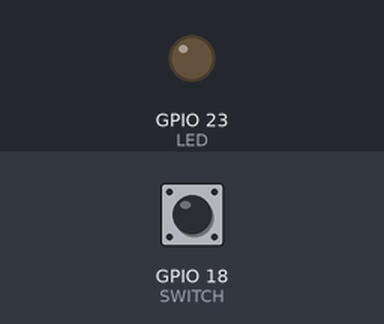
This program was run on a simulated Raspberry Pi (BCM pin numbers). Shown: output pins drawn as LEDs (lit = HIGH). The test bench sets the inputs (shaded band); at power-on: GPIO 18 (SWITCH) LOW.

Above: at 1.2 s.
1.3 s: GPIO 18 (SWITCH) pulled HIGH for 0.15 s
At 1.37 s:
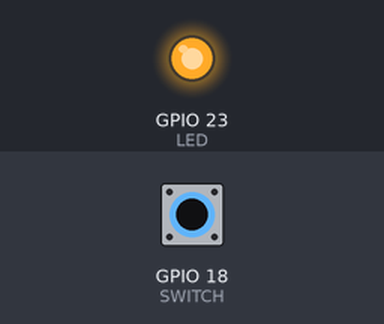
2.9 s: GPIO 18 (SWITCH) pulled HIGH for 3.2 s
At 6.6 s:
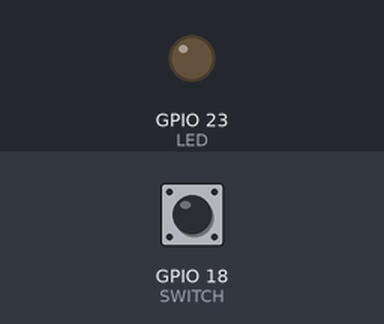
Timing chart, 0 to 8.1 s (numbered marks = the images above; inputs shaded):
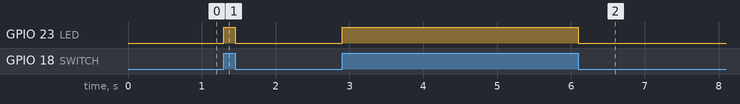

Measured:
- after the input at 1.3 s, GPIO 23 (LED): LOW → HIGH at once, → LOW 0.15 s later
- after the input at 2.9 s, GPIO 23 (LED): LOW → HIGH at once, → LOW 3.2 s later

The program:

switchled.py
```python
import RPi.GPIO as GPIO

SWITCH=18
LED=23
GPIO.setmode(GPIO.BCM)
GPIO.setwarnings(False)
GPIO.setup(LED,GPIO.OUT)
GPIO.setup(SWITCH,GPIO.IN,pull_up_down=GPIO.PUD_DOWN)

try:
    while True:
        if GPIO.input(SWITCH)==1:
            GPIO.output(LED,True)
        else:
            GPIO.output(LED,False)
except:
    GPIO.cleanup()
    print("end")
```
